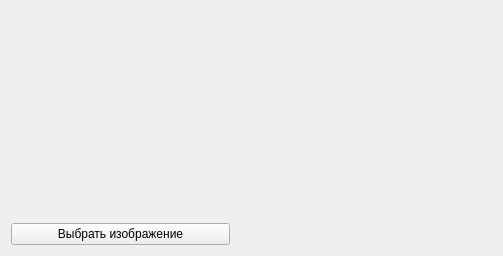
<?xml version="1.0" encoding="UTF-8"?>
<ui version="4.0">
 <class>MainWindow</class>
 <widget class="QMainWindow" name="MainWindow">
  <property name="geometry">
   <rect>
    <x>0</x>
    <y>0</y>
    <width>503</width>
    <height>256</height>
   </rect>
  </property>
  <property name="windowTitle">
   <string>Lab 2</string>
  </property>
  <widget class="QWidget" name="centralWidget">
   <layout class="QHBoxLayout" name="horizontalLayout">
    <item>
     <layout class="QVBoxLayout" name="verticalLayout_2">
      <item>
       <widget class="QLabel" name="labelPicture">
        <property name="text">
         <string/>
        </property>
       </widget>
      </item>
      <item>
       <widget class="QPushButton" name="btnSelectPicture">
        <property name="text">
         <string>Выбрать изображение</string>
        </property>
       </widget>
      </item>
     </layout>
    </item>
    <item>
     <layout class="QVBoxLayout" name="verticalLayout">
      <item>
       <widget class="Histogram" name="histogramRed" native="true">
        <property name="minimumSize">
         <size>
          <width>256</width>
          <height>0</height>
         </size>
        </property>
        <property name="maximumSize">
         <size>
          <width>256</width>
          <height>16777215</height>
         </size>
        </property>
       </widget>
      </item>
      <item>
       <widget class="Histogram" name="histogramGreen" native="true">
        <property name="minimumSize">
         <size>
          <width>256</width>
          <height>0</height>
         </size>
        </property>
        <property name="maximumSize">
         <size>
          <width>256</width>
          <height>16777215</height>
         </size>
        </property>
       </widget>
      </item>
      <item>
       <widget class="Histogram" name="histogramBlue" native="true">
        <property name="minimumSize">
         <size>
          <width>256</width>
          <height>0</height>
         </size>
        </property>
        <property name="maximumSize">
         <size>
          <width>256</width>
          <height>16777215</height>
         </size>
        </property>
       </widget>
      </item>
     </layout>
    </item>
   </layout>
  </widget>
 </widget>
 <layoutdefault spacing="6" margin="11"/>
 <customwidgets>
  <customwidget>
   <class>Histogram</class>
   <extends>QWidget</extends>
   <header>histogram.h</header>
   <container>1</container>
  </customwidget>
 </customwidgets>
 <resources/>
 <connections/>
</ui>
